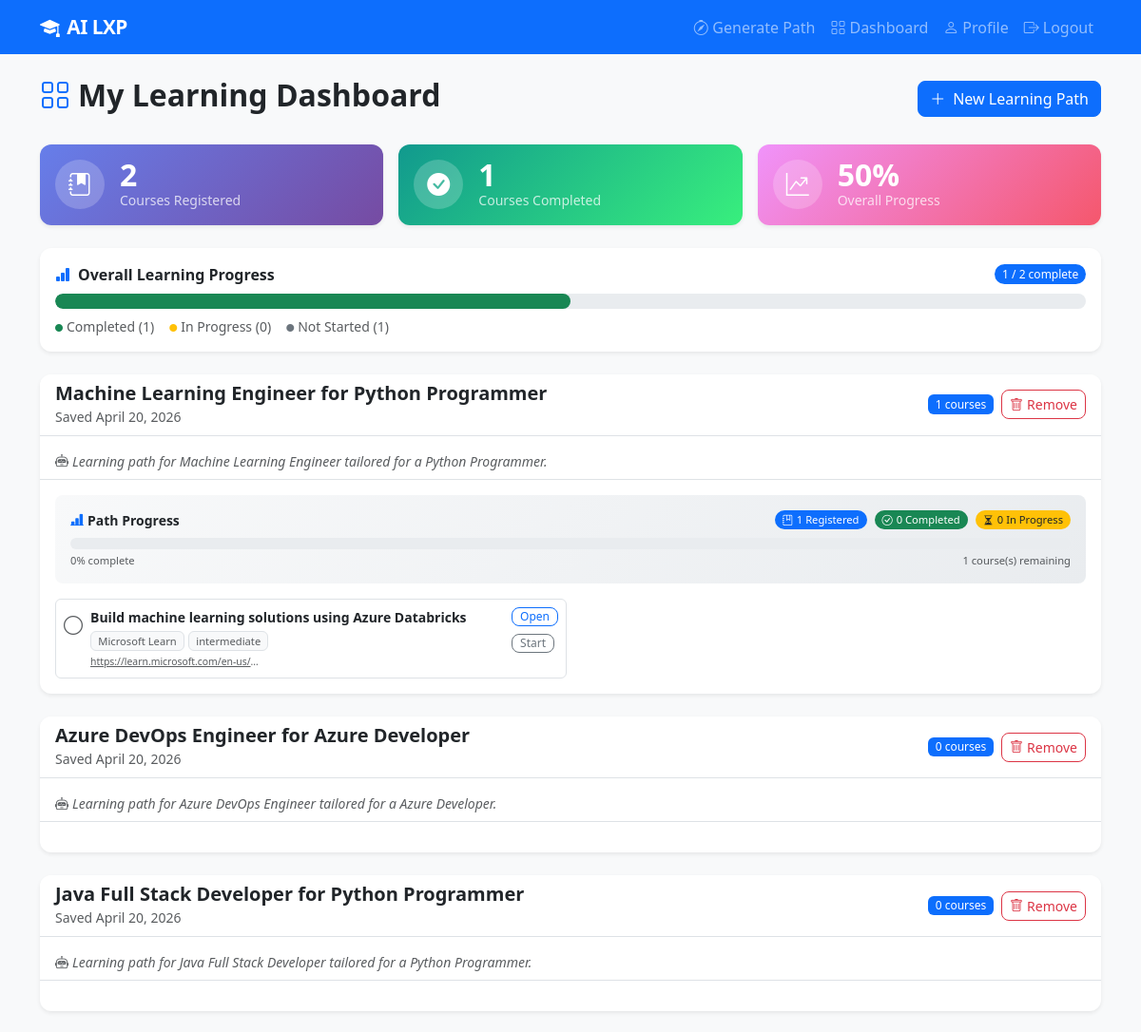
The page /dashboard (signed in, upper part) on the database as committed earlier.
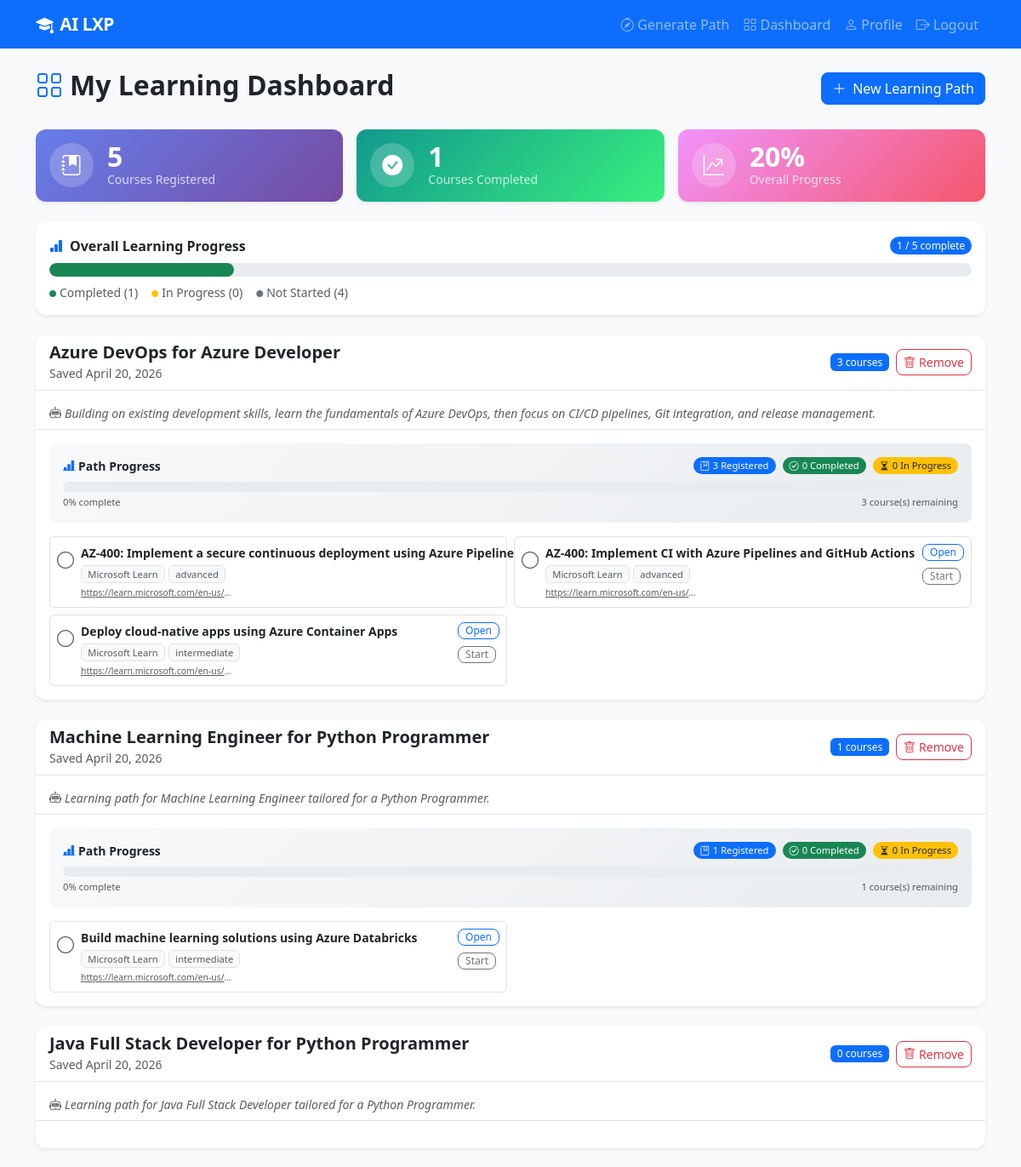
The same page on the database as committed later.
### app/models/learning.py (models this page shows)
class SavedPath(Base):
    __tablename__ = "saved_paths"
    id = Column(Integer, primary_key=True, index=True)
    user_id = Column(Integer, nullable=False, index=True)
    title = Column(String(255), nullable=False)
    role = Column(String(120), nullable=True)
    target_skill = Column(String(120), nullable=True)
    courses = Column(JSON, nullable=False)   # list of CourseResult dicts
    ai_rationale = Column(Text, nullable=True)
    created_at = Column(DateTime, default=datetime.utcnow)

### app/routes/learning.py (the view)
@router.get("/dashboard")
async def dashboard(
    request: Request,
    db: Session = Depends(get_db),
    current_user: User = Depends(get_current_user),
):
    if not current_user:
        return RedirectResponse("/login", status_code=302)
    paths = (
        db.query(SavedPath)
        .filter(SavedPath.user_id == current_user.id)
        .order_by(SavedPath.created_at.desc())
        .all()
    )
    progress_records = (
        db.query(CourseProgress)
        .filter(CourseProgress.user_id == current_user.id)
        .all()
    )
    progress_map = {p.course_url: p.status for p in progress_records}
    return templates.TemplateResponse(
        "dashboard.html",
        {
            "request": request,
            "user": current_user,
            "paths": paths,
            "progress_map": progress_map,
        },
    )

### app/templates/dashboard.html (shortened to what this page needs)
{% extends "base.html" %}
{% block content %}
<div class="d-flex justify-content-between align-items-center mb-4">
  <h2 class="fw-bold"><i class="bi bi-grid text-primary me-2"></i>My Learning Dashboard</h2>
  <a href="/generate" class="btn btn-primary"><i class="bi bi-plus-lg me-2"></i>New Learning Path</a>
</div>
{% if not paths %}
<div class="text-center py-5">
  <div class="display-4 text-muted mb-3"><i class="bi bi-journal-x"></i></div>
  <p class="text-muted">You haven't saved any learning paths yet.</p>
  <a href="/generate" class="btn btn-primary mt-2"><i class="bi bi-compass me-2"></i>Generate Your First Path</a>
</div>
{% else %}
{% set gt = namespace(total=0, completed=0, in_progress=0) %}
{% for path in paths %}
  {% for c in path.courses %}
    {% set gt.total = gt.total + 1 %}
    {% if progress_map.get(c.url) == 'completed' %}
      {% set gt.completed = gt.completed + 1 %}
    {% elif progress_map.get(c.url) == 'in_progress' %}
      {% set gt.in_progress = gt.in_progress + 1 %}
    {% endif %}
  {% endfor %}
{% endfor %}
<div class="row g-3 mb-4">
  <div class="col-md-4">
    <div class="card border-0 shadow-sm h-100" style="background: linear-gradient(135deg, #667eea 0%, #764ba2 100%);">
      <div class="card-body d-flex align-items-center gap-3 py-3">
        <div class="rounded-circle d-flex align-items-center justify-content-center flex-shrink-0" style="width:52px;height:52px;background:rgba(255,255,255,0.2);">
          <i class="bi bi-journal-bookmark-fill text-white fs-4"></i>
        </div>
        <div>
          <div class="text-white fw-bold lh-1" style="font-size:2rem;">{{ gt.total }}</div>
          <div class="small" style="color:rgba(255,255,255,0.75);">Courses Registered</div>
        </div>
      </div>
    </div>
  </div>
  <div class="col-md-4">
    <div class="card border-0 shadow-sm h-100" style="background: linear-gradient(135deg, #11998e 0%, #38ef7d 100%);">
      <div class="card-body d-flex align-items-center gap-3 py-3">
        <div class="rounded-circle d-flex align-items-center justify-content-center flex-shrink-0" style="width:52px;height:52px;background:rgba(255,255,255,0.2);">
          <i class="bi bi-check-circle-fill text-white fs-4"></i>
        </div>
        <div>
          <div class="text-white fw-bold lh-1" style="font-size:2rem;">{{ gt.completed }}</div>
          <div class="small" style="color:rgba(255,255,255,0.75);">Courses Completed</div>
        </div>
      </div>
    </div>
  </div>
  <div class="col-md-4">
    <div class="card border-0 shadow-sm h-100" style="background: linear-gradient(135deg, #f093fb 0%, #f5576c 100%);">
      <div class="card-body d-flex align-items-center gap-3 py-3">
        <div class="rounded-circle d-flex align-items-center justify-content-center flex-shrink-0" style="width:52px;height:52px;background:rgba(255,255,255,0.2);">
          <i class="bi bi-graph-up-arrow text-white fs-4"></i>
        </div>
        <div>
          <div class="text-white fw-bold lh-1" style="font-size:2rem;">{{ ((gt.completed / gt.total * 100)|int) if gt.total > 0 else 0 }}%</div>
          <div class="small" style="color:rgba(255,255,255,0.75);">Overall Progress</div>
        </div>
      </div>
    </div>
  </div>
</div>
{% if gt.total > 0 %}
<div class="card border-0 shadow-sm mb-4">
  <div class="card-body py-3">
    <div class="d-flex justify-content-between align-items-center mb-2">
      <span class="fw-semibold"><i class="bi bi-bar-chart-fill text-primary me-2"></i>Overall Learning Progress</span>
      <span class="badge bg-primary rounded-pill">{{ gt.completed }} / {{ gt.total }} complete</span>
    </div>
    {% set gt_c_pct = ((gt.completed / gt.total * 100)|int) if gt.total > 0 else 0 %}
    {% set gt_ip_pct = ((gt.in_progress / gt.total * 100)|int) if gt.total > 0 else 0 %}
    <div class="progress mb-2" style="height:16px;border-radius:8px;">
      <div class="progress-bar bg-success" style="width:{{ gt_c_pct }}%;" title="{{ gt.completed }} completed"></div>
    </div>
    <div class="d-flex gap-3 flex-wrap">
      <small class="text-muted"><i class="bi bi-circle-fill text-success me-1" style="font-size:0.5rem;vertical-align:middle;"></i>Completed ({{ gt.completed }})</small>
      <small class="text-muted"><i class="bi bi-circle-fill text-warning me-1" style="font-size:0.5rem;vertical-align:middle;"></i>In Progress ({{ gt.in_progress }})</small>
      <small class="text-muted"><i class="bi bi-circle-fill text-secondary me-1" style="font-size:0.5rem;vertical-align:middle;"></i>Not Started ({{ gt.total - gt.completed - gt.in_progress }})</small>
    </div>
  </div>
</div>
{% endif %}
{% for path in paths %}
<div class="card border-0 shadow-sm mb-4">
  <div class="card-header bg-white border-bottom d-flex justify-content-between align-items-center">
    <div>
      <h5 class="fw-bold mb-0">{{ path.title }}</h5>
      <small class="text-muted">Saved {{ path.created_at.strftime('%B %d, %Y') }}</small>
    </div>
    <div class="d-flex align-items-center gap-2">
      <span class="badge bg-primary">{{ path.courses|length }} courses</span>
      <button
        type="button"
        class="btn btn-outline-danger btn-sm"
        data-bs-toggle="modal"
        data-bs-target="#removePathModal"
        data-path-id="{{ path.id }}"
        data-path-title="{{ path.title }}"
      >
        <i class="bi bi-trash me-1"></i>Remove
      </button>
    </div>
  </div>
  {% if path.ai_rationale %}
  <div class="card-body border-bottom pb-2 pt-3">
    <p class="small text-muted fst-italic mb-0"><i class="bi bi-robot me-1"></i>{{ path.ai_rationale }}</p>
  </div>
  {% endif %}
  <div class="card-body">
    {% set total = path.courses|length %}
    {% set completed = namespace(count=0) %}
    {% set in_progress = namespace(count=0) %}
    {% for c in path.courses %}
      {% if progress_map.get(c.url) == 'completed' %}
        {% set completed.count = completed.count + 1 %}
      {% elif progress_map.get(c.url) == 'in_progress' %}
        {% set in_progress.count = in_progress.count + 1 %}
      {% endif %}
    {% endfor %}
    {% if total > 0 %}
    <div class="mb-3 p-3 rounded-3" style="background:linear-gradient(135deg,#f8f9fa 0%,#e9ecef 100%);">
      <div class="d-flex justify-content-between align-items-center mb-2 flex-wrap gap-2">
        <span class="fw-semibold small"><i class="bi bi-bar-chart-line-fill text-primary me-1"></i>Path Progress</span>
        <div class="d-flex gap-2 flex-wrap">
          <span class="badge rounded-pill bg-primary px-2 py-1" style="font-size:0.7rem;"><i class="bi bi-journal-bookmark me-1"></i>{{ total }} Registered</span>
          <span class="badge rounded-pill bg-success px-2 py-1" style="font-size:0.7rem;"><i class="bi bi-check-circle me-1"></i>{{ completed.count }} Completed</span>
          <span class="badge rounded-pill bg-warning text-dark px-2 py-1" style="font-size:0.7rem;"><i class="bi bi-hourglass-split me-1"></i>{{ in_progress.count }} In Progress</span>
        </div>
      </div>
      {% set c_pct = ((completed.count / total * 100)|int) if total > 0 else 0 %}
      {% set ip_pct = ((in_progress.count / total * 100)|int) if total > 0 else 0 %}
      <div class="progress mb-1" style="height:12px;border-radius:6px;">
      </div>
      <div class="d-flex justify-content-between mt-1">
        <small class="text-muted" style="font-size:0.7rem;">{{ c_pct }}% complete</small>
        <small class="text-muted" style="font-size:0.7rem;">{{ total - completed.count }} course(s) remaining</small>
      </div>
    </div>
    {% endif %}
    <div class="row g-2">
      {% for course in path.courses %}
      <div class="col-md-6">
        <div class="d-flex align-items-start gap-2 p-2 rounded border bg-white">
          <div class="flex-shrink-0 mt-1">
            {% set status = progress_map.get(course.url, 'not_started') %}
            {% if status == 'completed' %}
              <i class="bi bi-check-circle-fill text-success fs-5"></i>
            {% elif status == 'in_progress' %}
              <i class="bi bi-hourglass-split text-warning fs-5"></i>
            {% else %}
              <i class="bi bi-circle text-muted fs-5"></i>
            {% endif %}
          </div>
          <div class="flex-grow-1 min-w-0">
            <div class="fw-semibold small text-truncate">{{ course.title }}</div>
            <div class="d-flex gap-1 mt-1 flex-wrap">
              <span class="badge bg-light text-muted border" style="font-size:0.7rem;">{{ course.source }}</span>
              <span class="badge bg-light text-muted border" style="font-size:0.7rem;">{{ course.level }}</span>
            </div>
            {% if course.url %}
            <div class="mt-1">
              <a href="{{ course.url }}" target="_blank" class="text-muted small text-truncate d-block" style="max-width:180px; font-size:0.65rem;" title="{{ course.url }}">{{ course.url[:50] }}{% if course.url|length > 50 %}&hellip;{% endif %}</a>
            </div>
            {% endif %}
          </div>
          <div class="flex-shrink-0 d-flex flex-column gap-1">
            {% if course.url %}
            <a href="{{ course.url }}" target="_blank" class="btn btn-outline-primary btn-sm py-0 px-2" style="font-size:0.75rem;">Open</a>
            {% endif %}
            {% set status = progress_map.get(course.url, 'not_started') %}
            {% if status != 'completed' %}
            <form method="post" action="/progress" class="m-0">
              <button type="submit" class="btn btn-sm py-0 px-2 {% if status == 'in_progress' %}btn-success{% else %}btn-outline-secondary{% endif %}" style="font-size:0.75rem;">
                {{ 'Done' if status == 'in_progress' else 'Start' }}
              </button>
            </form>
            {% endif %}
          </div>
        </div>
      </div>
      {% endfor %}
    </div>
  </div>
</div>
{% endfor %}
{% endif %}
{% endblock %}

### app/templates/base.html (shortened to what this page needs)
<!DOCTYPE html>
<html lang="en">
<head>
  <link href="https://cdn.jsdelivr.net/npm/bootstrap@5.3.3/dist/css/bootstrap.min.css" rel="stylesheet" />
  <link href="https://cdn.jsdelivr.net/npm/bootstrap-icons@1.11.3/font/bootstrap-icons.min.css" rel="stylesheet" />
  <link rel="stylesheet" href="/static/css/custom.css" />
</head>
<body class="bg-light">
  <nav class="navbar navbar-expand-lg navbar-dark bg-primary">
    <div class="container">
      <a class="navbar-brand fw-bold" href="/"><i class="bi bi-mortarboard-fill me-2"></i>AI LXP</a>
      <div class="collapse navbar-collapse" id="navMenu">
        <ul class="navbar-nav ms-auto">
          {% if request.session.get("user_id") %}
            <li class="nav-item"><a class="nav-link" href="/generate"><i class="bi bi-compass me-1"></i>Generate Path</a></li>
            <li class="nav-item"><a class="nav-link" href="/dashboard"><i class="bi bi-grid me-1"></i>Dashboard</a></li>
            <li class="nav-item"><a class="nav-link" href="/profile"><i class="bi bi-person me-1"></i>Profile</a></li>
            <li class="nav-item"><a class="nav-link" href="/logout"><i class="bi bi-box-arrow-right me-1"></i>Logout</a></li>
          {% else %}
            <li class="nav-item"><a class="nav-link" href="/login">Login</a></li>
            <li class="nav-item"><a class="nav-link btn btn-light text-primary px-3 ms-2" href="/register">Sign Up</a></li>
          {% endif %}
        </ul>
      </div>
    </div>
  </nav>
  <main class="container py-4">
    {% block content %}{% endblock %}
  </main>
</body>
</html>

### static/css/custom.css (style rules this page uses)
:root { --bs-primary: #0d6efd; }
body { font-family: "Segoe UI", system-ui, -apple-system, sans-serif; }
.navbar-brand { font-size: 1.3rem; letter-spacing: -0.5px; }
.card { border-radius: 12px; }
.card-header { border-radius: 12px 12px 0 0 !important; }
.btn { border-radius: 8px; }
.badge { font-weight: 500; }
.progress { border-radius: 99px; }
.progress-bar { border-radius: 99px; }

Rows that differ between the two databases and show on the page:
removed SavedPath: title "Azure DevOps Engineer for Azure Developer", created_at "April 20, 2026", courses|length "0", ai_rationale "Learning path for Azure DevOps Engineer tailored for a Azure Developer."
added SavedPath: title "Azure DevOps for Azure Developer", created_at "April 20, 2026", courses|length "3", ai_rationale "Building on existing development skills, learn the fundamentals of Azure DevOps, then focus on CI/CD pipelines, Git integration, and release management.", total "3", count "0", c_pct "0", count "3", title "AZ-400: Implement a secure continuous deployment using Azure Pipelines" "AZ-400: Implement CI with Azure Pipelines and GitHub Actions" "Deploy cloud-native apps using Azure Container Apps", source "Microsoft Learn" "Microsoft Learn" "Microsoft Learn", level "advanced" "advanced" "intermediate", url "https://learn.microsoft.com/en-us/…" "https://learn.microsoft.com/en-us/…" "https://learn.microsoft.com/en-us/…", value "Start" "Start"
Other text that changed with them:
{{ gt.total }}: "2" → "5"
{{ ((gt.completed / gt.total * 100)|int) if gt.total > 0 else 0 }}: "50" → "20"
{{ gt_c_pct }}: 50 → 20 (drawn)
{{ gt.total - gt.completed - gt.in_progress }}: "1" → "4"
